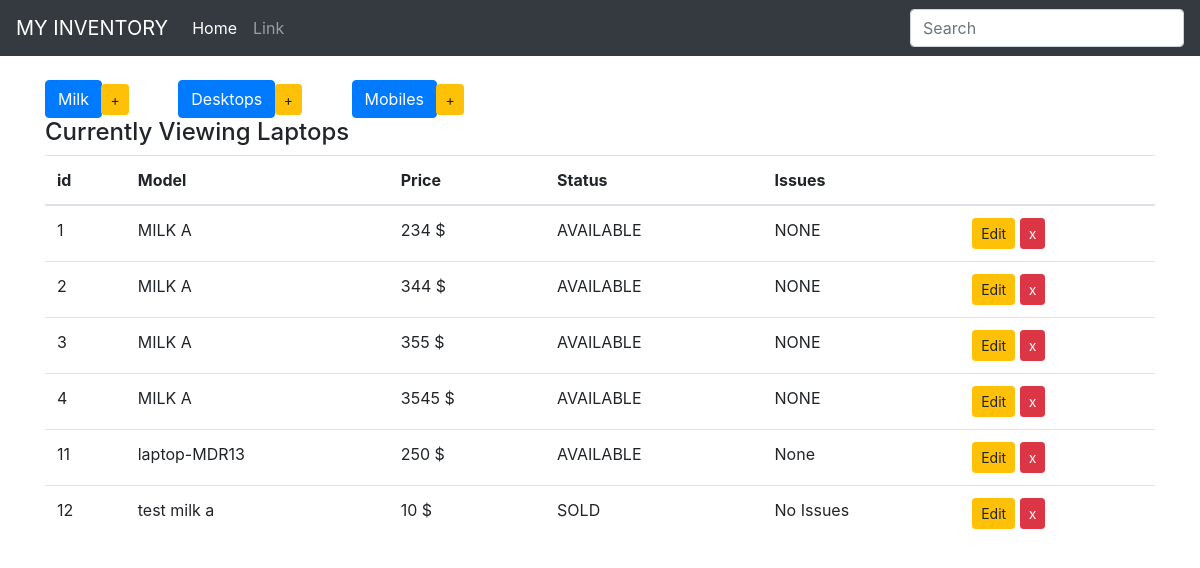
Page /laptops on the committed database.
### inventory/models.py (models this page shows, shortened)
class Device(models.Model):
    type = models.CharField(max_length=200, blank=False)
    price = models.IntegerField()
    choices = (
        ('AVAILABLE', 'Item ready to be purchased'),
        ('SOLD', 'Item already purchased'),
        ('RESTOCKING', 'Item restocking in few days')
    )
    status = models.CharField(max_length=10, choices=choices, default='SOLD')
    issues = models.CharField(max_length=50, default="No Issues")
    class Meta:
        abstract = True

class Laptops(Device):
    pass

### inventory/views.py (the view)
# urls.py: url(r'^laptops$', display_laptops, name="display_laptops"),
def display_laptops(request):
    items = Laptops.objects.all()
    context = {
        'items': items,
        'header': 'Laptops',
    }
    return render(request, 'inv/index.html', context)

### inventory/templates/inv/index.html
{% extends 'inv/base.html' %}
{% block body %}
  <div class="add_buttons">
    <div class="button-group">
      <a href="{% url 'display_laptops' %}" class="btn btn-primary btn-md btn-trim" role="button"> Milk</a>
      <a href="{% url 'add_laptop' %}" class="btn btn-warning btn-sm btn-pad" role="button"> +</a>
      <a href="{% url 'display_desktops' %}" class="btn btn-primary btn-md btn-trim" role="button"> Desktops</a>
      <a href="{% url 'add_desktop' %}" class="btn btn-warning btn-sm btn-pad" role="button"> +</a>
      <a href="{% url 'display_mobiles' %}" class="btn btn-primary btn-md btn-trim" role="button"> Mobiles</a>
      <a href="{% url 'add_mobile' %}" class="btn btn-warning btn-sm btn-pad" role="button"> +</a>
    </div>
  </div>
  <div>
    <h4>Currently Viewing {{ header }}</h4>
  </div>
  <table class="table table-hover">
    <thead>
      <tr>
        <th>id</th>
        <th>Model</th>
        <th>Price</th>
        <th>Status</th>
        <th>Issues</th>
        <th></th>
      </tr>
    </thead>
    <tbody>
      {% for item in items %}
      <tr>
        <td>{{ item.pk }}
        <td>{{ item.type }}</td>
        <td>{{ item.price }} $</td>
        <td>{{ item.status }}</td>
        <td>{{ item.issues }}</td>
        {% if header|lower == "laptops" %}
        <td>
            <a href="{% url 'edit_laptop' item.pk %}" class="btn btn-warning btn-sm" role="button" aria-pressed="true" > Edit</a>
            <a href="{% url 'delete_laptop' item.pk%}" class="btn btn-danger btn-sm" role="button" aria-pressed="true" > x</a>
        </td>
        {% elif header|lower == "desktops" %}
        <td>
            <a href="{% url 'edit_desktop' item.pk %}" class="btn btn-warning btn-sm" role="button" aria-pressed="true" > Edit</a>
            <a href="{% url 'delete_desktop' item.pk%}" class="btn btn-danger btn-sm" role="button" aria-pressed="true" > x</a>
        </td>
        {% else %}
        <td>
            <a href="{% url 'edit_mobile' item.pk %}" class="btn btn-warning btn-sm" role="button" aria-pressed="true" > Edit</a>
            <a href="{% url 'delete_mobile' item.pk%}" class="btn btn-danger btn-sm" role="button" aria-pressed="true" > x</a>
        </td>
        {% endif %}
      </tr>
      {% endfor %}
    </tbody>
  </table>
{% endblock %}

### inventory/templates/inv/base.html (shortened to what this page needs)
<!DOCTYPE html>
<html>
  <head>
  </head>
  {% load static %}
  <link rel="stylesheet" type="text/css" href="{% static '/css/style.css' %}"/>
  <link rel="stylesheet" type="text/css" href="{% static '/css/bootstrap.min.css' %}"/>
  <body>
    <nav class="navbar navbar-expand navbar-dark bg-dark">
  <a class="navbar-brand" href="#">MY INVENTORY</a>
  <div class="collapse navbar-collapse" id="navbarsExample02">
    <ul class="navbar-nav mr-auto">
      <li class="nav-item active">
        <a class="nav-link" href="{% url 'index' %}">Home <span class="sr-only">(current)</span></a>
      </li>
      <li class="nav-item">
        <a class="nav-link" href="#">Link</a>
      </li>
    </ul>
    <form class="form-inline my-2 my-md-0">
      <input class="form-control" type="text" placeholder="Search">
    </form>
  </div>
</nav>
    <br>
    <div class="container">
      {% block body %}
      {% endblock%}
    </div>
  </body>
</html>

### inventory/static/css/style.css (style rules this page uses)
.btn-pad { margin-right: 45px; }
.btn-trim { margin-right: -5px }

### rows in the picture
Laptops: pk "1", type "MILK A", price "234", status "AVAILABLE", issues "NONE"
Laptops: pk "2", type "MILK A", price "344", status "AVAILABLE", issues "NONE"
Laptops: pk "3", type "MILK A", price "355", status "AVAILABLE", issues "NONE"
Laptops: pk "4", type "MILK A", price "3545", status "AVAILABLE", issues "NONE"
Laptops: pk "11", type "laptop-MDR13", price "250", status "AVAILABLE", issues "None"
Laptops: pk "12", type "test milk a", price "10", status "SOLD", issues "No Issues"

### other values in the picture
{{ header }} "Laptops"
